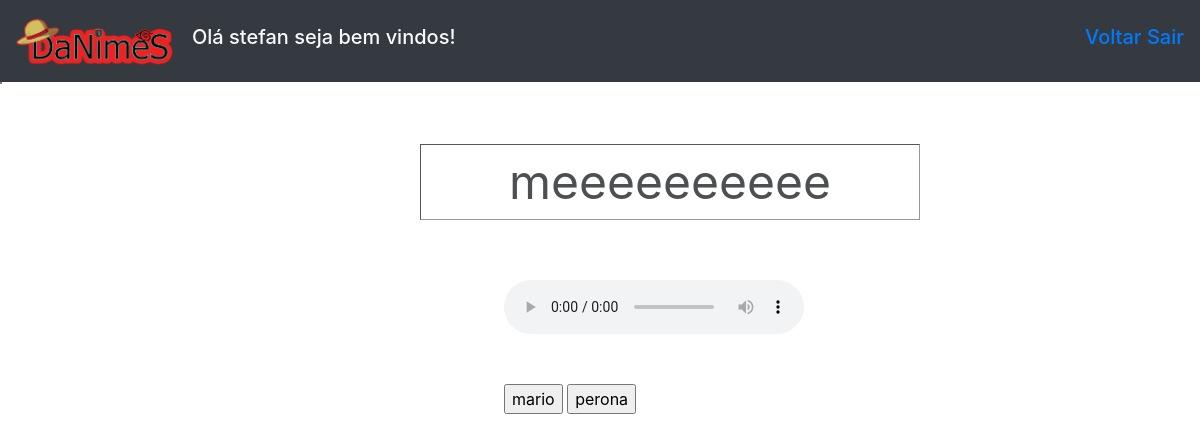
/quiz_risadas (signed in), run on the app's committed database.
### app_anime/models.py (models this page shows, shortened)
class Personagem_Risada(models.Model):
    nome= models.CharField(max_length= 15, blank= True, null= True)
    imagem= models.ImageField(upload_to = 'Imagem')
    onomatopeia= models.CharField(max_length= 15, blank= True, null= True)
    risada = models.FileField(upload_to = 'Risada')

### app_anime/views.py (the view)
# urls.py: path('quiz_risadas',quiz_risadas,name="quiz_risadas"),
def quiz_risadas(request):
    perso=gera()
    lista_botoes=[]
    tudo=Personagem_Risada.objects.all()
    cont=0
    for i in tudo:
        lista_botoes.append(i)
        cont+=1
        if cont == 4:
            break
    return render(request, 'app_anime/quiz_risadas.html', {'perso': perso, 'lista':lista_botoes})

### app_anime/views.py (called while the page is built)
def gera():
    listaP=Personagem_Risada.objects.all()
    x = randint(0,len(listaP)-1)
    perso=Personagem_Risada.objects.filter(pk=x)
    if perso.exists():
        personagem=Personagem_Risada.objects.get(pk=x)
        lista.append(personagem)
        return personagem
    else:
        gera()

### app_anime/templates/app_anime/quiz_risadas.html (shortened to what this page needs)
<!doctype html>
<html lang="en">
<head>
    <link rel="stylesheet" href="https://stackpath.bootstrapcdn.com/bootstrap/4.5.0/css/bootstrap.min.css"
>
</head>
<body>
    {% if user.is_authenticated %}
    <nav class="navbar navbar-expand-lg navbar-light bg-dark">
        <a class="navbar-brand" href="{% url 'inicial' %}"><img src="media/Pimagem/logo-DaNimes.png" width="160"></a>
        <div class="collapse navbar-collapse" id="navbarSupportedContent">
            <ul class="navbar-nav mr-auto">
                <li class="nav-item active">
                    {% if user.is_authenticated %}
                    <h5 class="text-light">Olá {{ user.username }} seja bem vindos!</h5>
                    {% endif %}
                </li>
            </ul>
            <h5><a href="{% url 'inicial' %}">Voltar  </a> <a href="{% url 'logout' %}">Sair</a></h5>
        </div>
    </nav>
    <table border='1'>
        <td id="risada">
            <center>
                <font size="60">{{perso.onomatopeia }}
        </td>
        <div id="play"><audio src="{{ perso.risada.url }}" controls="controls">
            </audio></div>
    </table>
    <div id="botoes">
        {% for i in lista %}
        <input type="submit" value="{{i.nome}}">
        {%endfor%}
    </div>
    {% endif %}
  </body>
</html>

### app_anime/templates/app_anime/quiz_risadas.html (style rules this page uses)
body { background-image: url("https://i0.wp.com/livewallpaper.info//wp-content/uploads/2016/11/one-piece-wallpaper-High-Resolution-Download3.jpg?ssl=1"); }
#botoes { background-color: transparent; left: 42%; width: 500px; top: 48%; position: absolute; }
#risada { background-color: white; filter: alpha(opacity=50); opacity: 0.8; left: 35%; width: 500px; top: 18%; position: absolute; }
#play { display: inline-block; position: absolute; left: 42%; width: 500px; top: 35%; }

### data on the page
Personagem_Risada: onomatopeia "meeeeeeeeee", nome "mario"
Personagem_Risada: nome "perona"

### other printed values
{{ user.username }} "stefan"
